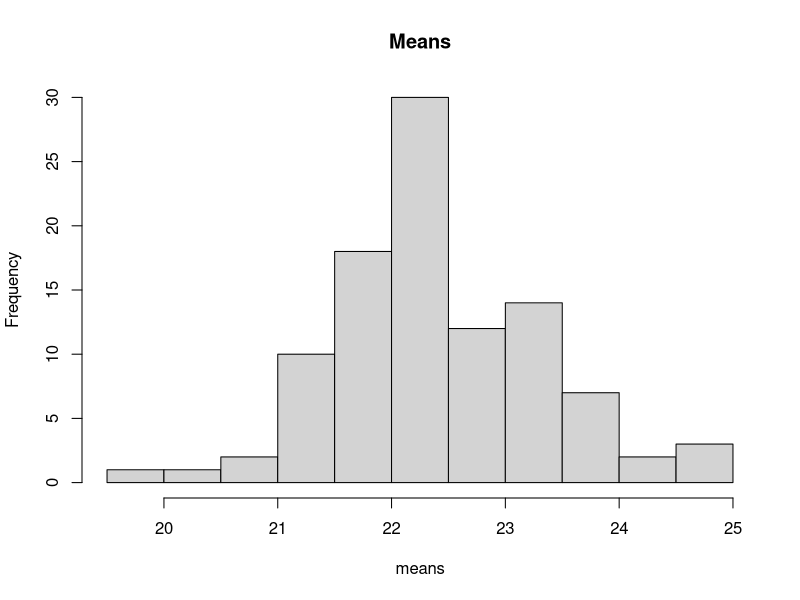
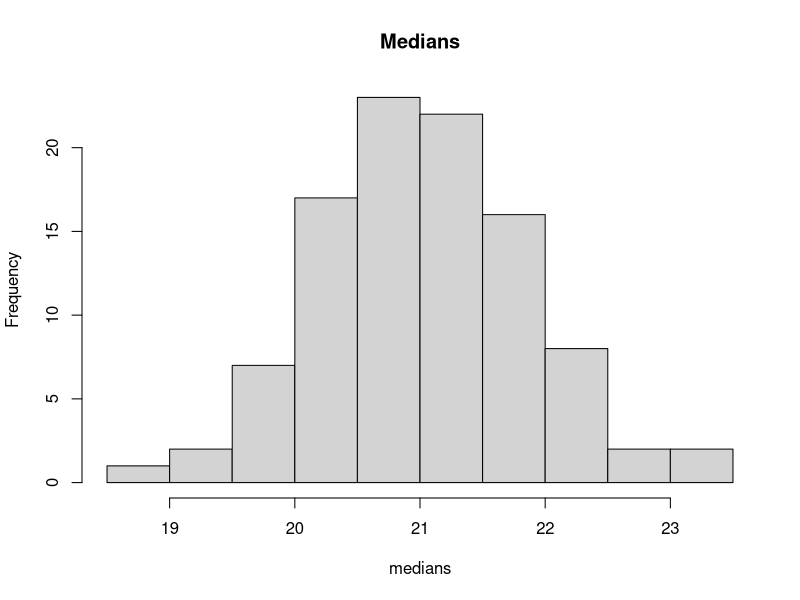

The R script that drew these images, in order:
## ---------------------------------------------------------------------------------------------------------------------------------
## a
# It is not a sample, it is the population!
## b
data("Boston", package="MASS")
mean(Boston$medv)     # population/true mean
median(Boston$medv)   # population/true median
## c
n     <- 100
index <- sample(nrow(Boston), replace = TRUE, size=n)
table(index)
sBoston <- Boston[index,]
mean(sBoston$medv)    # sample mean
median(sBoston$medv)  # sample mean
## d
B <- 100
means <- medians <- rep(NA, B)
for (i in 1:B) {
  index <- sample(nrow(Boston), replace = TRUE, size=n)
  sBoston <- Boston[index,]
  means[i] <- mean(sBoston$medv)
  medians[i] <- median(sBoston$medv)
}
old <- par(mfrow=c(1,2))
on.exit(par(old))
hist(means, main="Means")     # random sampling function Xbar
hist(medians, main="Medians") # random sampling function for median
## e
alpha <- 0.05                 # conf level 1-alpha=0.95
c <- qnorm(1-alpha/2)
B <- 50
means <- upper <- lower <- rep(NA, B)
for (i in 1:B) {
  index   <- sample(nrow(Boston), replace = TRUE, size=100)
  sBoston <- Boston[index,]
  means[i] <- mean(sBoston$medv)
  upper[i] <- means[i]+c*sd(sBoston$medv)/sqrt(n)
  lower[i] <- means[i]-c*sd(sBoston$medv)/sqrt(n)
}
m <- mean(Boston$medv)
sum((lower<=m) & (m<=upper))/B

